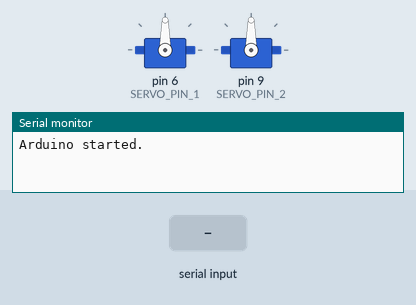
A sketch run on a simulated Arduino Uno, built with avr-gcc and run on an emulated ATmega328P. Parts: 2 × servo, the last lines printed to the serial monitor. Inputs (shaded band) come from the test bench.

Above: at 1.2 s.
1.3 s: "RIGHT" received over Serial
At 3.4 s:
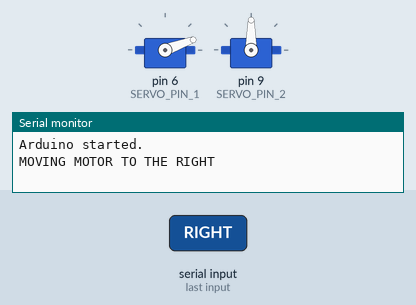
3.8 s: "LEFT" received over Serial
At 5.4 s:
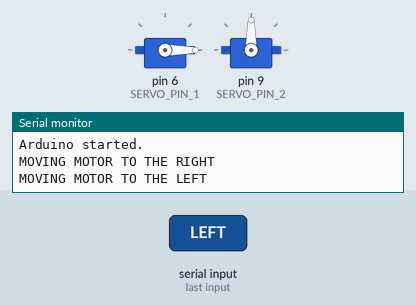
6.3 s: "BACKWARDS" received over Serial
At 8.4 s:
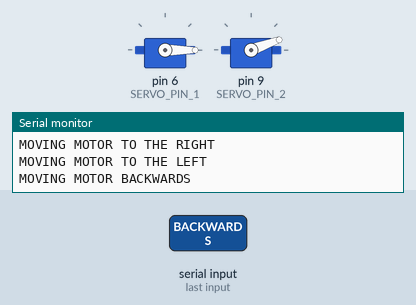
8.7 s: "FORWARDS" received over Serial
At 10.2 s:
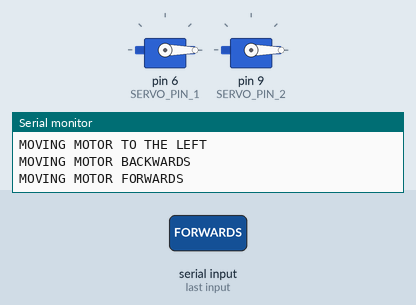
11.1 s: "RIGHT" received over Serial
At 13.3 s:
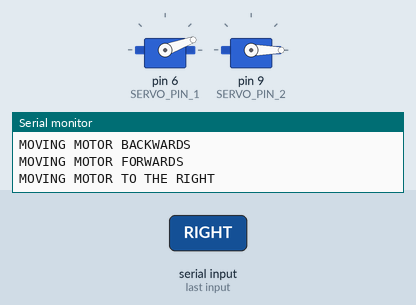
13.6 s: "BACKWARDS" received over Serial
At 15.2 s:
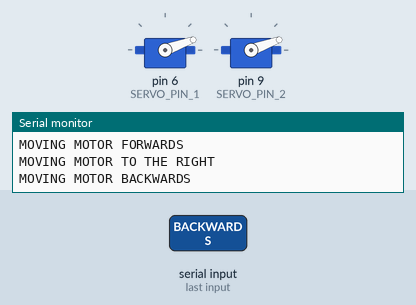
Timing chart, 0 to 16.7 s (numbered marks = the images above; inputs shaded):
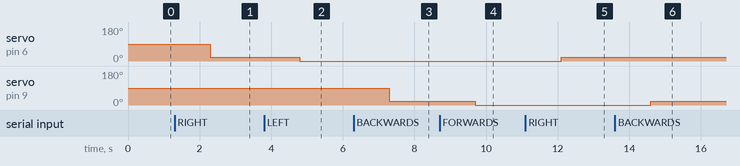

The sketch:

arduino.ino
```cpp
#include <Servo.h>
#define SERVO_PIN_1 6 // Base
#define SERVO_PIN_2 9 // Limb
#define SERVO_PIN_3 10
#define SERVO_PIN_4 11

Servo servo1;
Servo servo2;
int xAxisAngle = 0;
int zAxisAngle = 0;

void setup() {
  // put your setup code here, to run once:
  Serial.begin(115200);
  servo1.attach(SERVO_PIN_1);
  servo2.attach(SERVO_PIN_2);
  Serial.println("Arduino started.");
}

String data;

void loop() {
  // put your main code here, to run repeatedly:
  while (Serial.available() > 0) {
    data = Serial.readString();

    if (data == "FORWARDS") {
      forwardsHandler();
    } else if (data == "LEFT") {
      leftHandler();
    } else if (data == "RIGHT") {
      rightHandler();
    } else if (data == "BACKWARDS") {
      backwardsHandler();
    }
  }
}

void forwardsHandler() {
  Serial.println("MOVING MOTOR FORWARDS");
  if (zAxisAngle - 20 >= 0) {
    zAxisAngle = zAxisAngle - 20;
    servo2.write(zAxisAngle);
  }
}

void leftHandler() {
  Serial.println("MOVING MOTOR TO THE LEFT");
  if (xAxisAngle - 20 >= 0) {
    xAxisAngle = xAxisAngle - 20;
    servo1.write(xAxisAngle);
  }
}

void rightHandler() {
  Serial.println("MOVING MOTOR TO THE RIGHT");
  if (xAxisAngle + 20 <= 180) {
    xAxisAngle = xAxisAngle + 20;
    servo1.write(xAxisAngle);
  }
}

void backwardsHandler() {
  Serial.println("MOVING MOTOR BACKWARDS");
  if (zAxisAngle + 20 <= 180) {
    zAxisAngle = zAxisAngle + 20;
    servo2.write(zAxisAngle);
  }
}
```

Measured:
- after the input at 1.3 s, servo on pin 6 (SERVO_PIN_1): 90° → 20° after 1.0 s
- after the input at 3.8 s, servo on pin 6 (SERVO_PIN_1): 20° → 0° after 1.0 s
- after the input at 6.3 s, servo on pin 9 (SERVO_PIN_2): 90° → 20° after 1.0 s
- after the input at 8.7 s, servo on pin 9 (SERVO_PIN_2): 20° → 0° after 1.0 s
- after the input at 11.1 s, servo on pin 6 (SERVO_PIN_1): 0° → 20° after 1.0 s
- after the input at 13.6 s, servo on pin 9 (SERVO_PIN_2): 0° → 20° after 1.0 s
